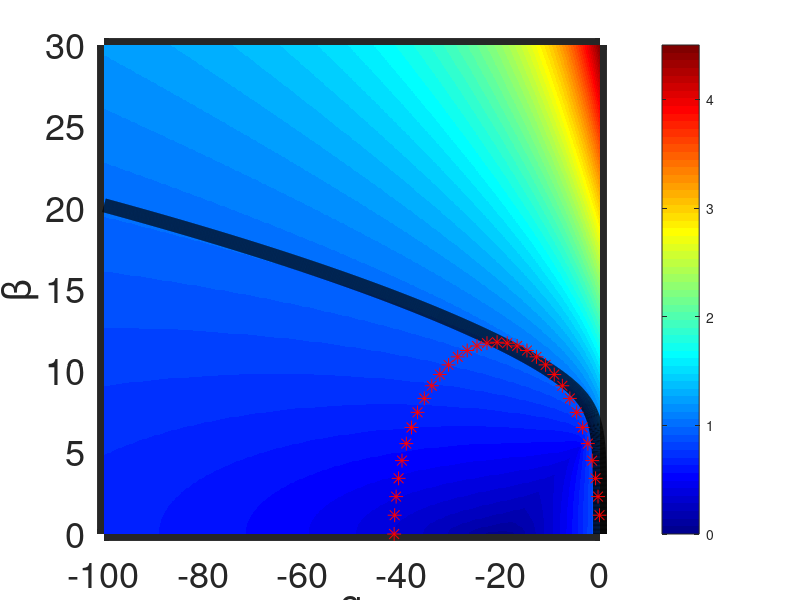
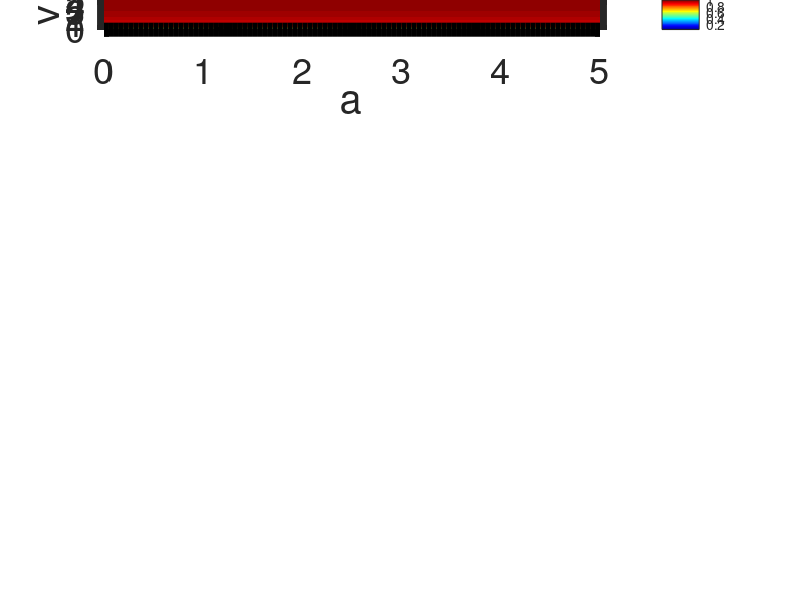

Recreate these plots in MATLAB, in order. (Note: this script raises an error after producing the figures.)
%---Grid---%
M = 64;
dx = 2*pi/M;
x = 0:dx:2*pi-dx;
x = x';

T = 4*pi;
dt = 0.1;

% v = dx^2/(2*dt);
% a = dx*sqrt(1 - dt/2);
v = 0.1;
a = 1.155; %1.16 and 1.165


%%
%---Stability---%
figure(1)
alphas = v*2*(cos(dx*(1:M/2)) - 1)/(dx^2);
betas = a*sin(dx*(1:M/2))/dx;

% alpha = dt*v*2*(cos(dx*k) - 1)/(dx^2);
% beta = a*sin(dx*k)/dx;
% d1 = (1 - alpha*dt/2);
% b1 = -(1 + alpha*dt/2 + 1i*3*beta*dt/2);
% c1 = 1i*beta*dt/2;
% stab1 = max(abs(-b1 - sqrt(b1.^2 - 4*d1.*c1))./(2*d1),abs(-b1 + sqrt(b1.^2 - 4*d1.*c1))./(2*d1));
% stab1

[alphagrid , betagrid] = meshgrid([-100:0.05:0],[0:0.05:30]);
d = (1-alphagrid*dt/2);
b = -(1 + alphagrid*dt/2 + 1i*3*betagrid*dt/2);
c = 1i*betagrid*dt/2;
stab = max(abs(-b - sqrt(b.^2 - 4*d.*c))./(2*d),abs(-b + sqrt(b.^2 - 4*d.*c))./(2*d));

%Numerical stability region
pcolor(alphagrid,betagrid,abs(stab))
shading flat
colormap(jet)
colorbar
hold on
contour(alphagrid,betagrid,abs(stab),[1 1],'k','Linewidth',10)
% hold on
plot(alphas,betas,'r*','MarkerSize',10)
% plot(0.5*alphas,3*betas,'ro','MarkerSize',10)
xlabel('\alpha')
ylabel('\beta')
set(gca,'FontSize',26,'Linewidth',10)
hold off

%%
%---Stability for specific choice of a and v
for k = 1:M/2

[agrid, vgrid] = meshgrid([0:0.05:5],[0:0.05:5]);
alphagrid = vgrid*2*(cos(dx*(k)) - 1)/(dx^2);
betagrid = agrid*sin(dx*(k))/dx;
d = (1-alphagrid*dt/2);
b = -(1 + alphagrid*dt/2 + 1i*3*betagrid*dt/2);
c = 1i*betagrid*dt/2;
stab = max(abs(-b - sqrt(b.^2 - 4*d.*c))./(2*d),abs(-b + sqrt(b.^2 - 4*d.*c))./(2*d));

figure(2)
pcolor(agrid,vgrid,abs(stab))
shading flat
colormap(jet)
colorbar
hold on
contour(agrid,vgrid,abs(stab),[1 1],'k','Linewidth',10)
xlabel('a')
ylabel('v')
set(gca,'FontSize',26,'Linewidth',10)
plot(a,v,'k.','MarkerSize',10)
hold off
pause(0.01)

end

%%
%---Initial conditions---%
Initial = @(x) 1 - 2*heaviside(x-pi);
% Initial = @(x) sin(x).^2;
% k = 8;
% Initial = @(x) sin(k*x);
IC = Initial(x);
bc = Initial(0);
t = dt;

%Initialization of previous step
U_old = IC;
f_old = a*([U_old(2:end) ; U_old(1)] - [U_old(end) ; U_old(1:end-1)]);
g_old = [U_old(2:end) ; U_old(1)] - 2*U_old + [U_old(end) ; U_old(1:end-1)];
U_current = U_old + (dt/(2*dx))*f_old + (v*dt/dx^2)*g_old;

%Exact solution information
uhat_0 = fft(IC)/M;
kmode = [0:M/2-1 -M/2:-1]; kmode = kmode';
omega = a*1i*kmode - v*kmode.^2;

%---CNAB---$
y = v*dt/(2*dx^2);
A = gallery('tridiag',M,-y,1+2*y,-y);
A(1,end) = -y; A(end,1) = -y;
while t<T
    
    %Increment time step
    t = t+dt;
    
    %Run algorithm
    f_current = a*([U_current(2:end) ; U_current(1)] - [U_current(end) ; U_current(1:end-1)]);
    f_old = a*([U_old(2:end) ; U_old(1)] - [U_old(end) ; U_old(1:end-1)]);
    g_current = [U_current(2:end) ; U_current(1)] - 2*U_current + [U_current(end) ; U_current(1:end-1)];
    b = U_current + (dt/(4*dx))*(3*f_current - f_old) + y*g_current;
    
    U_new = A\b;
    U_old = U_current;
    U_current = U_new;
    
    %Exact solution
    uhat = uhat_0.*exp(omega*t);
    Exact = M*real(ifft(uhat));
    
    %Results after each time step
    figure(3)
    subplot(1,2,2)
    plot(x,U_current,'Linewidth',5)
    hold on
    plot(x,Exact,'r--','Linewidth',5)
    hold off
    xlabel('x')
    ylabel('u(x,t)')
    legend('CNAB','Exact')
    set(gca,'FontSize',26,'Linewidth',5)
    pause(0.01)
end